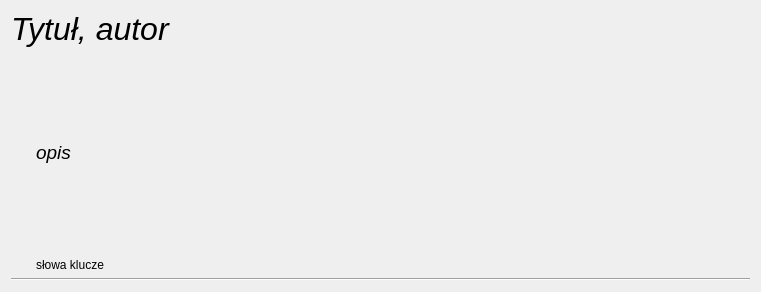
<?xml version="1.0" encoding="UTF-8"?>
<ui version="4.0">
 <class>bookListWidget</class>
 <widget class="QWidget" name="bookListWidget">
  <property name="geometry">
   <rect>
    <x>0</x>
    <y>0</y>
    <width>761</width>
    <height>292</height>
   </rect>
  </property>
  <property name="windowTitle">
   <string>Form</string>
  </property>
  <layout class="QHBoxLayout" name="horizontalLayout">
   <item>
    <layout class="QVBoxLayout" name="verticalLayout_4">
     <item>
      <widget class="QLabel" name="label_mainTitle">
       <property name="sizePolicy">
        <sizepolicy hsizetype="Minimum" vsizetype="Minimum">
         <horstretch>0</horstretch>
         <verstretch>0</verstretch>
        </sizepolicy>
       </property>
       <property name="font">
        <font>
         <pointsize>24</pointsize>
         <italic>true</italic>
        </font>
       </property>
       <property name="text">
        <string>Tytuł, autor</string>
       </property>
      </widget>
     </item>
     <item>
      <layout class="QHBoxLayout" name="horizontalLayout_4">
       <item>
        <widget class="QLabel" name="label_photo">
         <property name="sizePolicy">
          <sizepolicy hsizetype="Minimum" vsizetype="Preferred">
           <horstretch>0</horstretch>
           <verstretch>0</verstretch>
          </sizepolicy>
         </property>
         <property name="text">
          <string/>
         </property>
         <property name="pixmap">
          <pixmap resource="resources.qrc">:/img/img/icon_book.png</pixmap>
         </property>
        </widget>
       </item>
       <item>
        <spacer name="horizontalSpacer">
         <property name="orientation">
          <enum>Qt::Horizontal</enum>
         </property>
         <property name="sizeType">
          <enum>QSizePolicy::Fixed</enum>
         </property>
         <property name="sizeHint" stdset="0">
          <size>
           <width>12</width>
           <height>20</height>
          </size>
         </property>
        </spacer>
       </item>
       <item>
        <layout class="QVBoxLayout" name="verticalLayout_5">
         <item>
          <widget class="QLabel" name="label_description">
           <property name="sizePolicy">
            <sizepolicy hsizetype="Preferred" vsizetype="Expanding">
             <horstretch>0</horstretch>
             <verstretch>0</verstretch>
            </sizepolicy>
           </property>
           <property name="font">
            <font>
             <pointsize>14</pointsize>
             <italic>true</italic>
            </font>
           </property>
           <property name="text">
            <string>opis</string>
           </property>
          </widget>
         </item>
         <item>
          <widget class="QLabel" name="label_key_words">
           <property name="sizePolicy">
            <sizepolicy hsizetype="Expanding" vsizetype="Preferred">
             <horstretch>0</horstretch>
             <verstretch>0</verstretch>
            </sizepolicy>
           </property>
           <property name="text">
            <string>słowa klucze</string>
           </property>
          </widget>
         </item>
        </layout>
       </item>
      </layout>
     </item>
     <item>
      <widget class="Line" name="line">
       <property name="orientation">
        <enum>Qt::Horizontal</enum>
       </property>
      </widget>
     </item>
    </layout>
   </item>
  </layout>
 </widget>
 <resources>
  <include location="resources.qrc"/>
 </resources>
 <connections/>
</ui>
